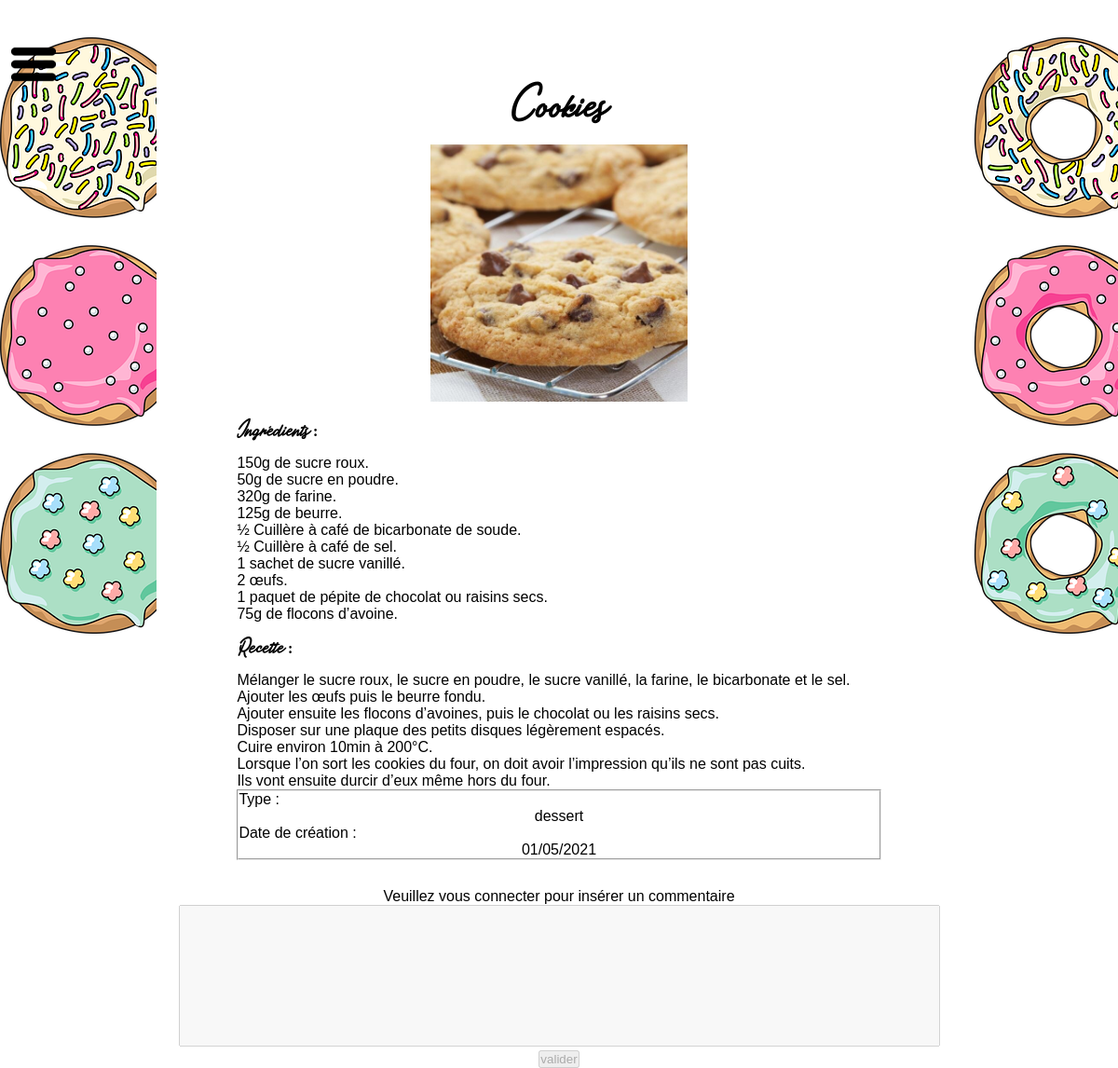
Page /PHP/article.php?article=3 on the committed database.
### tables this page shows
CREATE TABLE `articles` (
  `id` int(11) NOT NULL,
  `titre` varchar(45) NOT NULL,
  `type` varchar(20) NOT NULL,
  `ingrédients` text NOT NULL,
  `recette` text NOT NULL,
  `img` varchar(20) NOT NULL,
  `dates` date NOT NULL DEFAULT current_timestamp()
);

### PHP/article.php (the view, shortened to what this page needs)
<?php
        if(isset($_SESSION['email'])){
          $chemin1="PHP/myspace.php";
          $com="Donnez nous votre avis";
          if(isset($_POST['valider'])){
            $connexion=mysqli_connect("localhost","root","","projet");
            echo mysqli_connect_error();
            $email=$_SESSION['email'];
            $requete = "SELECT * FROM Personnes WHERE email = '$email'";
            $res = mysqli_query($connexion,$requete);
            $user = mysqli_fetch_array($res);
            $id=$_GET['article'];
            $auteur=$user['nom']." ".$user['prenom'];
            $texte = $_POST['commentaire'];
            $texte = addslashes($texte);
            $req ="INSERT INTO commentaire (id_article, auteur, texte) VALUES('$id','$auteur','$texte')";
            mysqli_query($connexion,$req);
            mysqli_close($connexion);
            header("location:article.php?article=$id");
          }
        }else{
          $chemin1="PHP/connexion.php";
          $com="Veuillez vous connecter pour insérer un commentaire";
          $error="Pas connecté";
        }
?>
<!DOCTYPE html>
<html lang="fr">
  <head>
    <link rel="stylesheet" href="../CSS/article.css"/>
  </head>
  <body>
    <div class="bacgauche"></div>
    <div class="bacdroite"></div>
    <div id="wrap">
      <header class="header">
        <nav class="nav">
          <a href="#wrap" id="open">
            <img src="../images/burger.png" alt=""/>
          </a>
          <h1><a href="../">Menu</a></h1>
          <a href="../<?php echo($chemin1) ?>" TARGET=_BLANK>Mon compte</a>
          <a href="../PHP/newarticle.php">Nouvel article</a>
          <a href="../PHP/info.php">à propos</a>
        </nav>
      </header>
    </div>
    <div class="corp">
        <?php
          $connexion=mysqli_connect("localhost","root","","projet");
          $id=$_GET['article'];
          $reqarticle = mysqli_query($connexion, "SELECT * FROM articles WHERE id = '$id'");
          if($reqarticle){
            $article = mysqli_fetch_array($reqarticle);
            echo("<div id='div_cont'>");
            echo("<h2>".$article['titre']."</h2>");
            echo("<img src='../images/".$article['img'].".jpg' alt=''/>");
            echo("<h3>Ingrédients :</h3>");
            echo nl2br("<p>".$article['ingrédients']."</p>");
            echo("<h3>Recette :</h3>");
            echo nl2br("<p>".$article['recette']."</p>");
            echo("<fieldset>");
            echo("<p>Type :</p>");
            echo($article['type']);
            echo("<p>Date de création :</p>");
            echo(implode('/', array_reverse(explode('-', $article['dates']))));
            echo("</fieldset>");
            echo("</div>");
          }
        ?>
        <form method="post">
            <p><label for="commentaire"><?php echo($com);?></label> <br/>
                <textarea id="commentaire" name="commentaire" rows="10" cols="100" <?php if(isset($error)){echo("disabled='disabled'"); } ?> ></textarea></p>
            <p><input type="submit" name="valider" value="valider" class="boutons" <?php if(isset($error)){echo("disabled='disabled'"); } ?>/></p>
        </form>
    </div>
  </body>
</html>

### CSS/article.css (style rules this page uses)
* { margin: 0px; padding: 0px; font-family: Avenir, sans-serif; }
.bacgauche { min-width:14%; min-height: 100%; left:0px; z-index:0; position:fixed; background-image:url(../images/bacgauche.png); width:14%; height: auto; background-repeat: no-repeat; }
.bacdroite { min-width:14%; min-height: 100%; right:0px; z-index:0; position:fixed; background-image:url(../images/bacdroite.png); width:14%; height: auto; background-repeat: no-repeat; }
.corp { background-color:white; margin: auto; width: 72%; height:100%; }
.corp:not(#div_cont) { text-align:center; }
#wrap { font-family: sans-serif; font-size: 21px; line-height: 1.6; position: fixed; top : 10px; left: 10px ; margin: 0; display: flex; color: #0f0; transition: transform .4s cubic-bezier(.25, .1, .25, 1); }
#wrap:not(:target) { transform: translate3d(-335px, 0, 0); background: transparent; }
#open, #close { height: 44px; text-align: right; display: block; margin-right: -30px; }
.nav a { color: white; text-decoration: none; display: block; }
.header { width: 360px; padding: 0 20px; display:inline-block; vertical-align:top; }
.nav { padding: 25px; }
.nav a { display: block; text-decoration: none; color: white; border-bottom: 2px solid transparent; padding: 10px 0px; }
#div_cont { width:80%; margin:auto; margin-top:40px; padding: 30px; }
#div_cont img { width: 40%; height: auto; }
#div_cont p, h3 { text-align:left; }
#div_cont { text-align: center; }
#div_cont h2, h3 { padding-bottom:10px; padding-top:10px; }
form { text-align:center; }
textarea { resize:none; }
#div_cont h2 { font-family: "Travel Light Personal Use"; font-size: 2em; }
#div_cont h3 { font-family: "Travel Light Personal Use"; font-size: 1em; }

### rows in the picture
articles: titre "Cookies", img (picture), ingrédients "150g de sucre roux. 50g de sucre en poudre. 320g de farine. 125g de beurre. ½ Cuillère à café de bicarbonate de soude. ½ Cuillère à café de sel. 1 sachet de sucre vanillé. 2 œufs. 1 paquet de pépite de chocolat ou raisins secs. 75g de flocons d’avoine.", recette "Mélanger le sucre roux, le sucre en poudre, le sucre vanillé, la farine, le bicarbonate et le sel. Ajouter les œufs puis le beurre fondu. Ajouter ensuite les flocons d’avoines, puis le chocolat ou les raisins secs. Disposer sur une plaque des petits disques légèrement espacés. Cuire environ 10min à 200°C. Lorsque l’on sort les cookies du four, on doit avoir l’impression qu’ils ne sont pas cuits. Ils vont ensuite durcir d’eux même hors du four.", type "dessert", dates "01/05/2021"

### other values in the picture
$com "Veuillez vous connecter pour insérer un commentaire"
